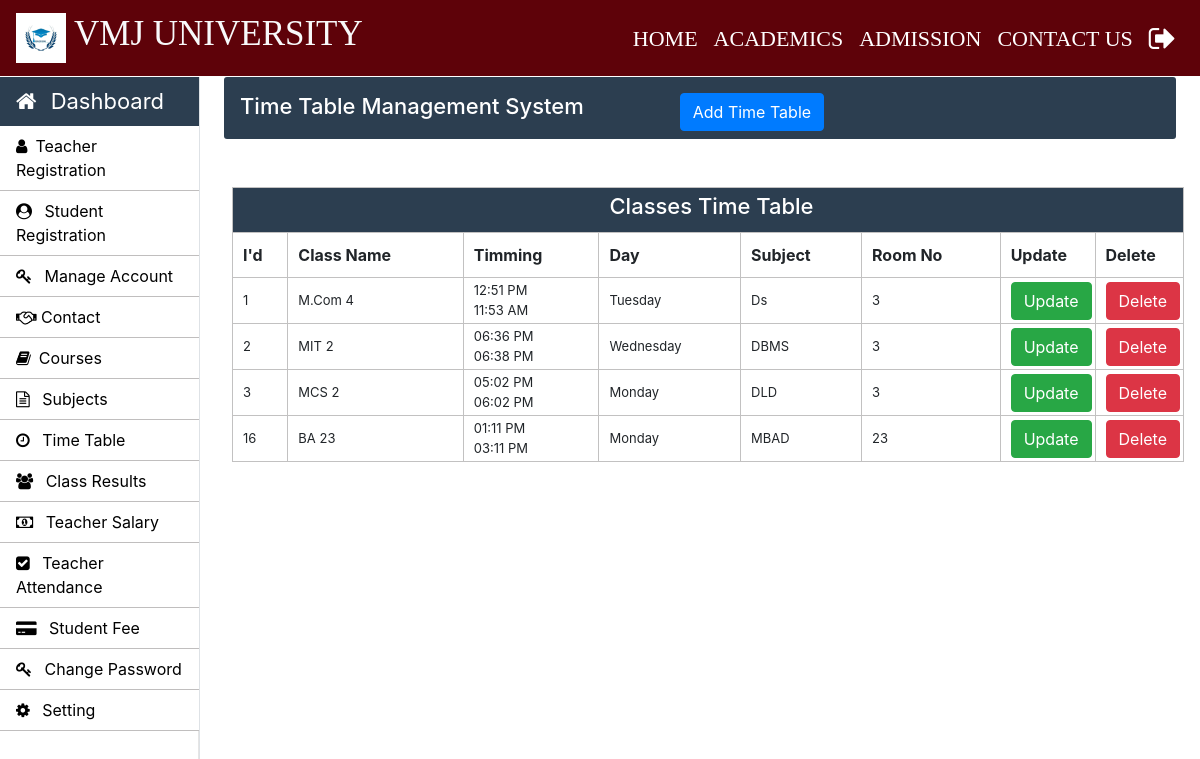
Page /admin/time-table.php (signed in) on the committed database.
### tables this page shows
CREATE TABLE IF NOT EXISTS `time_table` (
  `id` int NOT NULL AUTO_INCREMENT,
  `course_code` varchar(10) NOT NULL,
  `semester` int NOT NULL,
  `timing_from` varchar(10) NOT NULL,
  `timing_to` varchar(10) NOT NULL,
  `day` varchar(20) NOT NULL,
  `subject_code` varchar(20) NOT NULL,
  `room_no` int NOT NULL,
  PRIMARY KEY (`id`)
);

CREATE TABLE IF NOT EXISTS `weekdays` (
  `day_id` int NOT NULL AUTO_INCREMENT,
  `day_name` varchar(15) NOT NULL,
  PRIMARY KEY (`day_id`)
);

### admin/time-table.php (the view, shortened to what this page needs)
<!doctype html>
<html lang="en">
<head>
</head>
<body>
    <?php include('../common/common-header.php') ?>
    <?php include('../common/admin-sidebar.php') ?>
    <main role="main" class="col-xl-10 col-lg-9 col-md-8 ml-sm-auto px-md-4 mb-2 w-100">
        <div class="sub-main">
            <div class="text-center d-flex flex-wrap flex-md-nowrap pt-3 pb-2 mb-3 text-white admin-dashboard pl-3">
                <div class="d-flex">
                    <h4 class="mr-5">Time Table Management System </h4>
                    <button type="button" class="btn btn-primary ml-5" data-toggle="modal"
                        data-target=".bd-example-modal-lg">Add Time Table</button>
                </div>
            </div>
            <div class="row">
                <div class="col-md-12 ml-2">
                    <section class=" mt-3">
                        <div class="row">
                            <div class="col-md-8"></div>
                            <div class="col-md-3 ml-5 ">
                                <div class="col-md-12 pt-3 ml-5">
                                </div>
                            </div>
                        </div>
                        <div class="row">
                            <div class="col-md-12">
                                <table class="w-100 table-elements table-three-tr" cellpadding="3">
                                    <tr class="table-tr-head table-three text-white">
                                        <td colspan="8" class="text-center text-white">
                                            <h4>Classes Time Table</h4>
                                        </td>
                                    </tr>
                                    <tr class="table-tr-head">
                                        <th>I'd</th>
                                        <th>Class Name</th>
                                        <th>Timming</th>
                                        <th>Day</th>
                                        <th>Subject</th>
                                        <th>Room No</th>
                                        <th>Update</th>
                                        <th>Delete
                                    </tr>
                                    <?php
										$query="select id,course_code,TIME_FORMAT(timing_from,'%h:%i %p') as timing_from,TIME_FORMAT(timing_to,'%h:%i %p') as timing_to,semester,day_name,day_id,day,subject_code,room_no from time_table tt inner join weekdays wd on tt.day=wd.day_id";
										$run=mysqli_query($con,$query);
										while($row=mysqli_fetch_array($run)) {
											echo "<tr>";
											echo "<td>".$row["id"]."</td>";
											echo "<td>".$row["course_code"]." ".$row["semester"]."</td>";
											echo "<td>" .$row["timing_from"]."<br>".$row["timing_to"]."</td>";
											echo "<td>".$row["day_name"]."</td>";
											echo "<td>".$row["subject_code"]."</td>";
											echo "<td>".$row["room_no"]."</td>";
											echo "<td width='20'><button class='btn btn-success update-btn' data-id='".$row["id"]."' data-course='".$row["course_code"]."' data-semester='".$row["semester"]."' data-timing-from='".$row["timing_from"]."' data-timing-to='".$row["timing_to"]."' data-day='".$row["day_id"]."' data-subject='".$row["subject_code"]."' data-room='".$row["room_no"]."'>Update</button></td>";
                                            echo "<td width='20'><a class='btn btn-danger' href='delete-function.php?course_code=".$row['course_code']."'>Delete</a></td>";
											echo "</tr>";
										}
									?>
                                </table>
                            </div>
                        </div>
                    </section>
                </div>
            </div>
        </div>
    </main>
</body>
</html>

### css/style.css (style rules this page uses)
h4 { font-size: 22px; }
.admin-dashboard { margin-top: 1px !important; background: #2c3e50 !important; border-radius: 3px; }
.table-elements tr, td, th { font-size: 13px; border: 1px solid rgb(194, 193, 193); padding-left: 10px !important; }
.table-three { background: #2c3e50 !important; }
.table-tr-head { height: 45px !important; padding: 10px !important; margin-top: 5px !important; }
.table-font-for-transcript td, th { font-size: 16px !important; }

### rows in the picture
time_table: id "1", course_code "M.Com", semester "4", timing_from "12:51 PM", timing_to "11:53 AM", weekdays.day_name "Tuesday", subject_code "Ds", room_no "3"
time_table: id "2", course_code "MIT", semester "2", timing_from "06:36 PM", timing_to "06:38 PM", weekdays.day_name "Wednesday", subject_code "DBMS", room_no "3"
time_table: id "3", course_code "MCS", semester "2", timing_from "05:02 PM", timing_to "06:02 PM", weekdays.day_name "Monday", subject_code "DLD", room_no "3"
time_table: id "16", course_code "BA", semester "23", timing_from "01:11 PM", timing_to "03:11 PM", weekdays.day_name "Monday", subject_code "MBAD", room_no "23"

### other values in the picture
getUniversityName('University_name') "VMJ UNIVERSITY"
